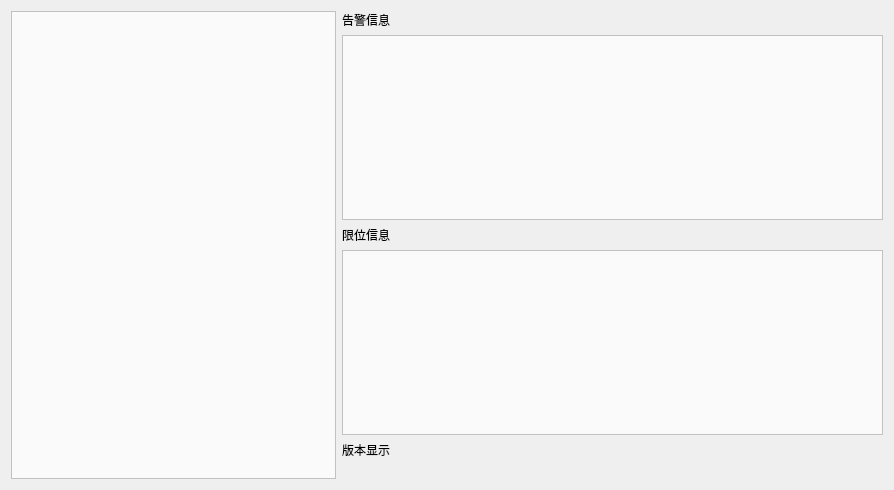
<?xml version="1.0" encoding="UTF-8"?>
<ui version="4.0">
 <class>War_Limit</class>
 <widget class="QWidget" name="War_Limit">
  <property name="geometry">
   <rect>
    <x>0</x>
    <y>0</y>
    <width>894</width>
    <height>490</height>
   </rect>
  </property>
  <property name="windowTitle">
   <string>Form</string>
  </property>
  <layout class="QGridLayout" name="gridLayout" columnstretch="3,5">
   <item row="0" column="0" rowspan="6">
    <widget class="QTableView" name="tableView">
     <property name="enabled">
      <bool>true</bool>
     </property>
     <property name="sizePolicy">
      <sizepolicy hsizetype="Expanding" vsizetype="Expanding">
       <horstretch>0</horstretch>
       <verstretch>0</verstretch>
      </sizepolicy>
     </property>
     <property name="baseSize">
      <size>
       <width>0</width>
       <height>0</height>
      </size>
     </property>
     <property name="mouseTracking">
      <bool>true</bool>
     </property>
     <property name="styleSheet">
      <string notr="true">background-color :rgb(250,250,250);</string>
     </property>
     <property name="lineWidth">
      <number>9</number>
     </property>
    </widget>
   </item>
   <item row="0" column="1">
    <widget class="QLabel" name="label_3">
     <property name="text">
      <string>告警信息</string>
     </property>
    </widget>
   </item>
   <item row="1" column="1">
    <widget class="QTextBrowser" name="textBrowser">
     <property name="styleSheet">
      <string notr="true">background-color :rgb(250,250,250);
color :rgb(255,0,0);</string>
     </property>
    </widget>
   </item>
   <item row="2" column="1">
    <widget class="QLabel" name="label_4">
     <property name="text">
      <string>限位信息</string>
     </property>
    </widget>
   </item>
   <item row="3" column="1">
    <widget class="QTextBrowser" name="textBrowser_2">
     <property name="styleSheet">
      <string notr="true">background-color :rgb(250,250,250);
color :rgb(0,0,255);</string>
     </property>
    </widget>
   </item>
   <item row="4" column="1">
    <widget class="QLabel" name="label_2">
     <property name="text">
      <string>版本显示</string>
     </property>
     <property name="alignment">
      <set>Qt::AlignLeading|Qt::AlignLeft|Qt::AlignVCenter</set>
     </property>
    </widget>
   </item>
   <item row="5" column="1">
    <widget class="QLabel" name="label">
     <property name="styleSheet">
      <string notr="true"/>
     </property>
     <property name="text">
      <string/>
     </property>
     <property name="alignment">
      <set>Qt::AlignCenter</set>
     </property>
    </widget>
   </item>
  </layout>
 </widget>
 <resources/>
 <connections/>
</ui>
